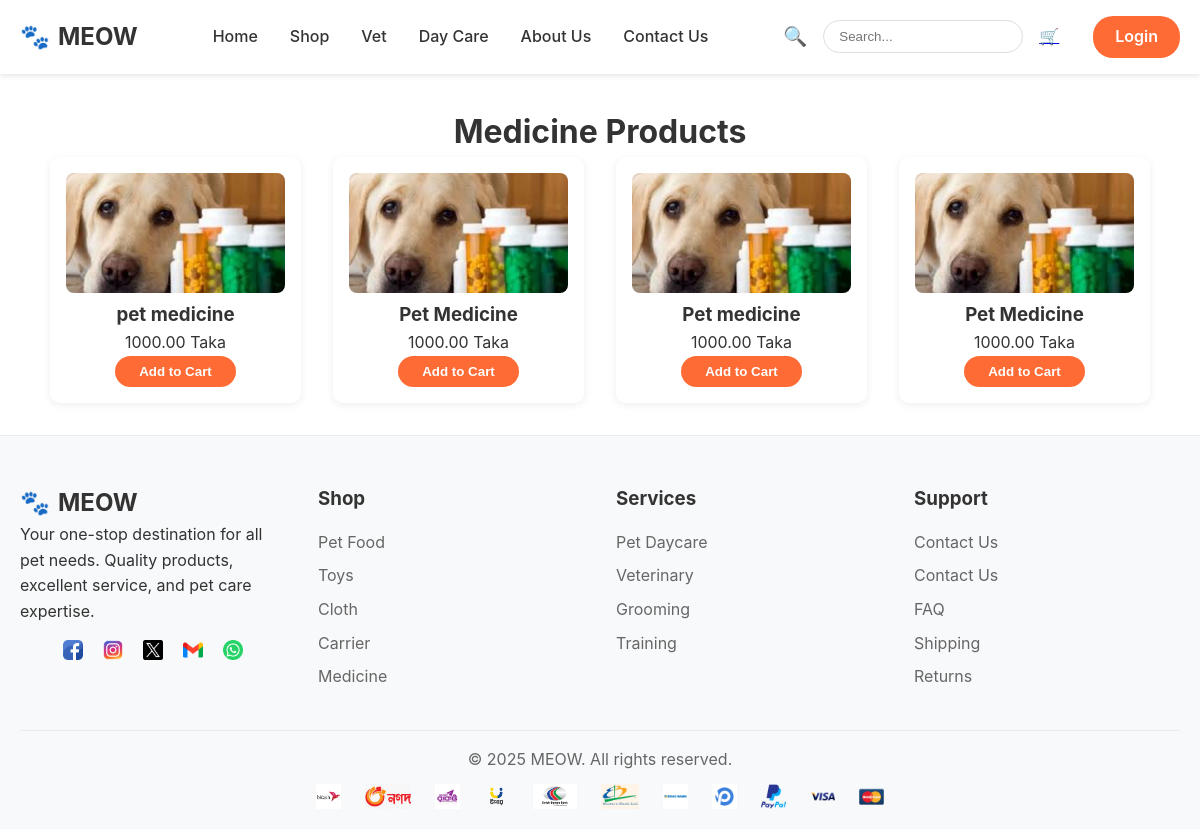
The page /shop/medicine/ on the database its author committed.
### shop/models.py (models this page shows, shortened)
class Product(models.Model):
    name   = models.CharField(max_length=120)
    category = models.ForeignKey(Category, on_delete=models.SET_NULL, null=True, blank=True)
    price  = models.DecimalField(max_digits=10, decimal_places=2)
    stock  = models.PositiveIntegerField(default=0)
    description = models.TextField(blank=True)
    image  = models.ImageField(upload_to="products/", blank=True)

### shop/views.py (the view)
# urls.py: path("medicine/", views.medicine, name="medicine"),  # Add URL pattern for 'medicine' page
def medicine(request):
    medicines = Product.objects.filter(category__name__iexact='Medicine')
    return render(request, 'shop/medicine.html', {'medicines': medicines})

### templates/shop/medicine.html (shortened to what this page needs)
{% extends "base.html" %}
{% load static %}
{% block content %}
<main class="main-content" style="max-width:1100px;margin:2rem auto;">
    <h1 style="text-align:center;">Medicine Products</h1>
    <div style="display:grid;grid-template-columns:repeat(auto-fit,minmax(220px,1fr));gap:2rem;">
        {% for medicine in medicines %}
        <div style="background:#fff;padding:1rem;border-radius:10px;box-shadow:0 2px 8px rgba(0,0,0,0.07);text-align:center;transition:transform 0.3s, box-shadow 0.3s;cursor:pointer;" onmouseover="this.style.transform='translateY(-5px)';this.style.boxShadow='0 6px 15px rgba(0,0,0,0.15)';" onmouseout="this.style.transform='translateY(0)';this.style.boxShadow='0 2px 8px rgba(0,0,0,0.07)';">
            <img src="{{ medicine.image.url }}" alt="{{ medicine.name }}" style="width:100%;height:120px;object-fit:cover;border-radius:8px;">
            <h3>{{ medicine.name }}</h3>
            <p>{{ medicine.price }} Taka</p>
            {% if user.is_authenticated and user.user_type == "seller" %}
                <div style="display:flex;flex-direction:column;align-items:center;gap:8px;">
                    <form method="post" action="{% url 'shop:update_product' medicine.id %}" style="width:100%;">
                        {% csrf_token %}
                        <button type="submit" style="background:#2c5f5f;color:#fff;padding:6px 18px;border:none;border-radius:16px;font-weight:600;cursor:pointer;width:100%;">Update</button>
                    </form>
                    <form method="post" action="{% url 'shop:delete_product' medicine.id %}" style="width:100%;">
                        {% csrf_token %}
                        <button type="submit" style="background:#ff6b35;color:#fff;padding:6px 18px;border:none;border-radius:16px;font-weight:600;cursor:pointer;width:100%;">Delete</button>
                    </form>
                </div>
            {% else %}
                <form method="post" action="{% url 'shop:add_to_cart' medicine.id %}">
                    <button type="submit" style="background:#ff6b35;color:#fff;padding:8px 24px;border:none;border-radius:20px;font-weight:600;cursor:pointer;">Add to Cart</button>
                </form>
            {% endif %}
        </div>
        {% endfor %}
    </div>
</main>
{% endblock %}

### templates/base.html (style rules this page uses)
* { margin: 0; padding: 0; box-sizing: border-box; }
body { font-family: -apple-system, BlinkMacSystemFont, 'Segoe UI', Roboto, Oxygen, Ubuntu, Cantarell, sans-serif; line-height: 1.6; color: #333; }

### rows shown on the page
Product: image (picture), name "pet medicine", price "1000.00"
Product: image (picture), name "Pet Medicine", price "1000.00"
Product: image (picture), name "Pet medicine", price "1000.00"
Product: image (picture), name "Pet Medicine", price "1000.00"
